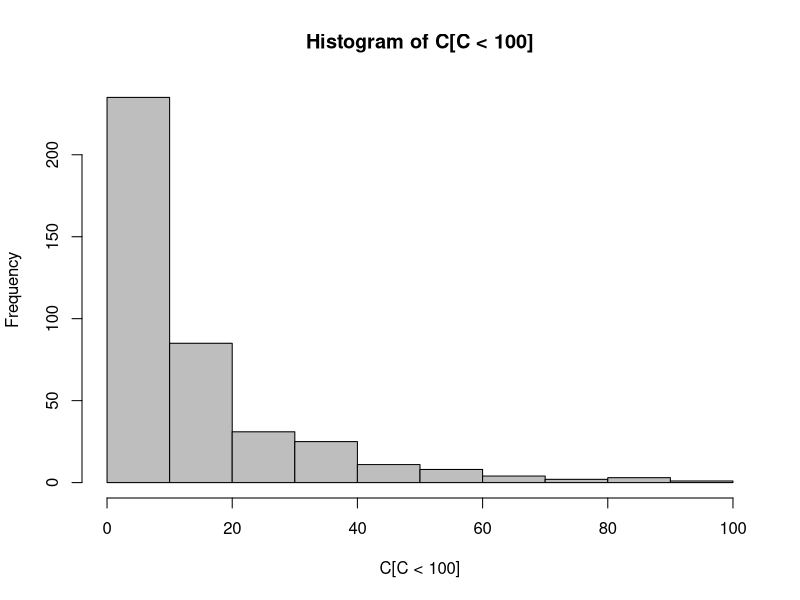

Generate this figure with R: (Note: this script raises an error after producing the figure.)

require(MASS)
require(lattice)

n.groups <- 8
n.years <- 51
n <- n.groups * n.years
pop <- gl(n=n.groups,k=n.years)

original.year <- rep(1:n.years, n.groups)
year <- (original.year-1)/51

Xmat <- model.matrix(~pop*year - 1 - year)
print(Xmat[1:91,], dig=2)

intercept.mean <- 2.5
intercept.sd <- 0.84
slope.mean <- -1
slope.sd <- 0.25
rho <- -0.4
sdnoise <- 0.7
intercept.slope.covariance <- intercept.sd*slope.sd*rho






mu.vector <- c(intercept.mean,slope.mean)
var.cova.matrix <- matrix(c(intercept.sd^2,intercept.slope.covariance,intercept.slope.covariance, slope.sd^2),2,2)
effects <- mvrnorm(n=n.groups,mu=mu.vector,Sigma=var.cova.matrix)
effects
apply(effects,2,mean)
var(effects)
intercept.effects <- effects[,1]
slope.effects <- effects[,2]
all.effects <- c(intercept.effects,slope.effects)

# intercept.effects <- rnorm(n=n.groups,mean=intercept.mean,sd=intercept.sd)
# slope.effects <- rnorm(n=n.groups,mean=slope.mean,sd=slope.sd)
# all.effects <- c(intercept.effects,slope.effects)

noise.effects <- rnorm(n=length(pop),mean=0,sd=sdnoise)

lin.pred <- Xmat[,] %*% all.effects + noise.effects

C <- rpois(n=n,lambda=exp(lin.pred))
hist(C[C<100],col="grey")



pMales <- C
lek_ID <- pop
Year <- original.year

fakeData <- data.frame(Peak_Males=C,lekCls=pop,yearCls=original.year)
save(fakeData,'fakeData.')


library("lattice")
xyplot(C ~ original.year | pop, ylab="Peak Male counts",xlab="Year")